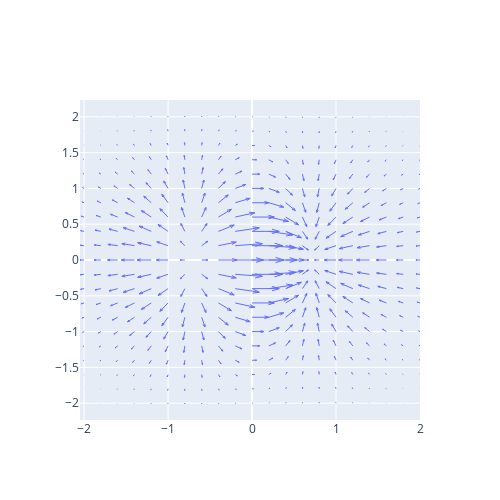

Source (notebook cell):
### Code cell
import plotly.figure_factory as ff

fig = ff.create_quiver(xx1_, xx2_, 
                       V[0], V[1],
                       scale=0.38,
                       arrow_scale=.28,
                       line_width=1)

fig.update_layout(autosize=False,
                  width=500, height=500)
fig.show()

### Figure 1 — Plotly figure (JSON) as saved in the notebook; plotly's stock layout.template omitted (floating-point values rounded to 4 significant figures; data arrays with more than 128 entries replaced by an {"elided": "..."} marker saying what was removed)
{"data": [{"line": {"width": 1}, "mode": "lines", "type": "scatter", "x": {"elided": "3087 float values"}, "y": {"elided": "3087 float values"}}], "layout": {"autosize": false, "height": 500, "hovermode": "closest", "width": 500, "xaxis": {"autorange": true, "range": [-2.049, 2], "type": "linear"}, "yaxis": {"autorange": true, "range": [-2.235, 2.235], "type": "linear"}}}
